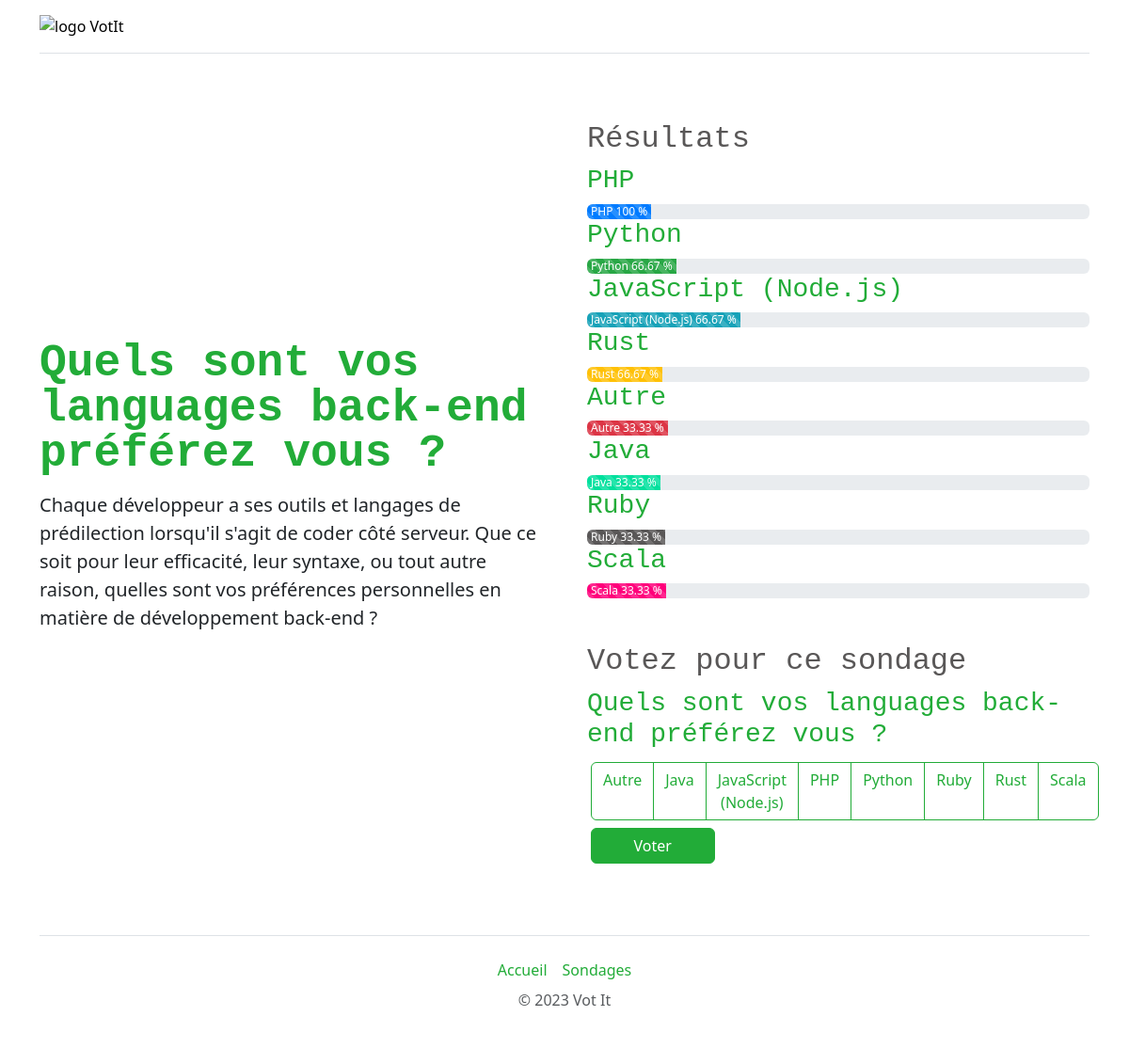
The page /sondage.php?id=1 (signed in) on the database its author committed.
### tables this page shows
CREATE TABLE IF NOT EXISTS `poll` (
  `id` int UNSIGNED NOT NULL AUTO_INCREMENT,
  `title` varchar(255) NOT NULL,
  `description` text NOT NULL,
  `user_id` int UNSIGNED NOT NULL,
  `category_id` int UNSIGNED NOT NULL,
  PRIMARY KEY (`id`),
  KEY `user_id` (`user_id`),
  KEY `category_id` (`category_id`)
);

CREATE TABLE IF NOT EXISTS `poll_item` (
  `id` int UNSIGNED NOT NULL AUTO_INCREMENT,
  `name` varchar(255) NOT NULL,
  `poll_id` int UNSIGNED NOT NULL,
  PRIMARY KEY (`id`),
  KEY `poll_id` (`poll_id`)
);

### lib/poll.php (called while the page is built, shortened)
<?php
function getPollById(PDO $pdo, int $id): array|bool
{
    $query = $pdo->prepare("SELECT * FROM poll WHERE id = :id");
    $query->bindValue(':id', $id, PDO::PARAM_INT);
    $query->execute();
    return $query->fetch(PDO::FETCH_ASSOC);
}
function getPollResultByPollId(PDO $pdo, int $id): array
{
    $sql = "SELECT pi.* , COUNT(upi.poll_item_id) AS nbVotes
            FROM poll_item AS pi
            LEFT JOIN user_poll_item AS upi
            ON pi.id = upi.poll_item_id
            WHERE pi.poll_id = :id
            GROUP BY pi.id
            ORDER BY nbVotes DESC";
    $query = $pdo->prepare($sql);
    $query->bindValue(':id', $id, PDO::PARAM_INT);
    $query->execute();
    return $query->fetchAll(PDO::FETCH_ASSOC);
}
function getPollTotalUsersByPollId(PDO $pdo, int $id): int
{
    $sql = "SELECT COUNT(DISTINCT upi.user_id) AS total_users
            FROM poll_item AS pi
            LEFT JOIN user_poll_item AS upi
            ON pi.id = upi.poll_item_id
            WHERE pi.poll_id = :id";
    $query = $pdo->prepare($sql);
    $query->bindValue(':id', $id, PDO::PARAM_INT);
    $query->execute();
    $result = $query->fetch(PDO::FETCH_ASSOC);
    if ($result) {
        return (int)$result['total_users'];
    } else {
        return 0;
    }
}
function getPollItems(PDO $pdo, int $id) : array
{
    $query = $pdo->prepare(
        "SELECT *
        FROM poll_item
        WHERE poll_id = :id
        ORDER BY name ASC"
    );
    $query->bindValue(':id', $id, PDO::PARAM_INT);
    $query->execute();
    return $query->fetchAll(PDO::FETCH_ASSOC);
}

### sondage.php (the view, shortened to what this page needs)
<?php
require_once('lib/required_files.php');
$error404 = false;
if (isset($_GET['id'])) {
    $id = (int)$_GET['id'];
    $poll = getPollById($pdo, $id);
    if ($poll) {
        $results = getPollResultByPollId($pdo, $id);
        $totalUsers = getPollTotalUsersByPollId($pdo, $id);
        $items = getPollItems($pdo, $id);
    } else {
        $error404 = true;
    }
} else {
    $error404 = true;
}
require_once('templates/header.php');
if (!$error404) {
?>
<section>
    <div class="row align-items-center g-5 py-5">
        <div class="col-lg-6">
            <h1 class="display-5 fw-bold  lh-1 mb-3"><?= $poll['title'] ?></h1>
            <p class="lead">
            <?= $poll['description'] ?>
            </p>
        </div>
        <div class="col-lg-6">
            <h2>Résultats</h2>
            <div class="results">
                <?php foreach($results as $index => $result) : ?>
                    <?php if ($totalUsers) {
                        $resultPercent = $result['nbVotes'] / $totalUsers * 100 ;
                    } else {
                        $resultPercent = 0;
                    } ?>
                    <h3><?= $result['name'] ?></h3>
                    <div class="progress" role="progressbar" aria-label="<?= $result['name'] ?>" aria-valuenow="<?= $resultPercent ?>" aria-valuemin="<?= $resultPercent ?>" aria-valuemax="100">
                        <div class="p-1 progress-bar progress-bar-striped progress-color-<?= $index ?>" style="width:"><?= $result['name'] ?> <?= round($resultPercent, 2) ?> %</div>
                    </div>
                <?php endforeach ?>
            </div>
            <div class="mt-5">
                <?php if (isset($_SESSION['user'])) { ?>
                    <form action="" method="POST">
                        <h2>Votez pour ce sondage</h2>
                        <h3><?= $poll['title'] ?></h3>
                        <div class="btn-group m-1" role="group" aria-label="Basic checkbox toggle button group">
                            <?php foreach ($items as $key => $item) { ?>
                                <label class="btn btn-outline-primary" for="btncheck<?= $item['id'] ?>"><?= $item['name'] ?></label>
                            <?php } ?>
                        </div>
                        <div class="m-1">
                            <input type="submit" class="btn btn-primary w-25" id="validationVote" value="Voter" name="voteSubmit">
                        </div>
                    </form>
                <?php } else { ?>
                    <div class="alert alert-danger my-2 text-center fw-bold" role="alert" ; >Vous devez être connecté pour voter. </div>
                <?php } ?>
            </div>
        </div>
    </div>
</section>
<?php
} else {
    echo '<h1 class="display-5 fw-bold lh-1 mb-3 text-center">Le sondage n\'existe pas</h1>';
}
require_once('templates/footer.php'); ?>

### rows shown on the page
poll: title "Quels sont vos languages back-end préférez vous ?", description "Chaque développeur a ses outils et langages de prédilection lorsqu'il s'agit de coder côté serveur. Que ce soit pour leur efficacité, leur syntaxe, ou tout autre raison, quelles sont vos préférences personnelles en matière de développement back-end ?"
poll_item: name "PHP", resultPercent "100"
poll_item: name "Python", resultPercent "66.67"
poll_item: name "JavaScript (Node.js)", resultPercent "66.67"
poll_item: name "Rust", resultPercent "66.67"
poll_item: name "Autre", resultPercent "33.33"
poll_item: name "Java", resultPercent "33.33"
poll_item: name "Ruby", resultPercent "33.33"
poll_item: name "Scala", resultPercent "33.33"
